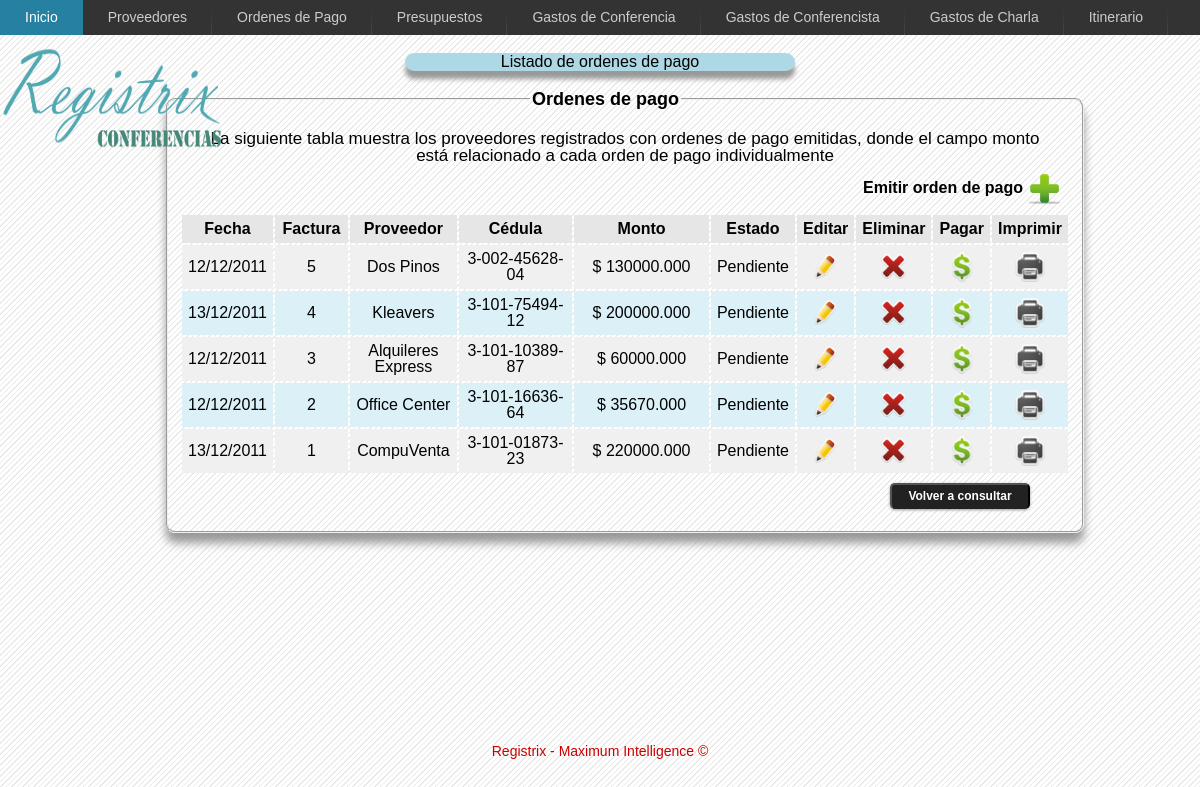
Page /ordenesDePago/mostrarOrdenesDePago.php on the committed database.
### tables this page shows
CREATE TABLE IF NOT EXISTS `torden_proveedor` (
  `id_orden` int(11) NOT NULL AUTO_INCREMENT,
  `id_proveedor` int(11) NOT NULL,
  `numero_factura` int(11) NOT NULL,
  `fecha` timestamp NOT NULL DEFAULT CURRENT_TIMESTAMP ON UPDATE CURRENT_TIMESTAMP,
  `monto_factura` float(9,3) NOT NULL,
  `orden_pagada` tinyint(1) DEFAULT NULL,
  PRIMARY KEY (`id_orden`),
  KEY `id_proveedor` (`id_proveedor`)
);

CREATE TABLE IF NOT EXISTS `tproveedor` (
  `id_proveedor` int(11) NOT NULL AUTO_INCREMENT,
  `nombre_proveedor` varchar(20) DEFAULT NULL,
  `razon_social` varchar(100) DEFAULT NULL,
  `cedula` varchar(20) DEFAULT NULL,
  `costo_servicio_referencia` float(9,3) DEFAULT NULL,
  `descripcion_servicio` text,
  PRIMARY KEY (`id_proveedor`)
);

### includes/conexion.php (called while the page is built, shortened)
<?php
class ConectarMySQL {
    public static function conexion() {
        $BaseDatos = "registrix";
        $Servidor = "localhost";
        $Usuario = "root";
        $Clave = "12345";
        @$conexion = mysql_connect($Servidor, $Usuario, $Clave);
        @$seleccionarBase = mysql_select_db($BaseDatos, $conexion);
        return $conexion;
    }
}
?>

### includes/fachadaOrdenesDePago.php (called while the page is built, shortened)
<?php
require_once ("conexion.php");
class fachadaOrdenesDePago {
    private $consultas;
    public function __construct() {
        $this->consultas = array();
    }
    public function mostrarOrdenesDePago() {
        $sql = "SELECT id_orden, DATE_FORMAT(fecha,'%d/%m/%Y') fecha, numero_factura, p.id_proveedor, nombre_proveedor, cedula, monto_factura 'monto',
				CASE orden_pagada WHEN 1 THEN 'Pagada' ELSE 'Pendiente' END orden
                FROM tproveedor p, torden_proveedor op
                WHERE p.id_proveedor = op.id_proveedor
                ORDER BY numero_factura DESC ";
		$mostrarOrdenes = mysql_query($sql, ConectarMySQL::conexion());
		while ($ordenesDePago = mysql_fetch_assoc($mostrarOrdenes)) {
			$this->consultas[] = $ordenesDePago;
		}
		return $this->consultas;
    }
}
?>

### ordenesDePago/mostrarOrdenesDePago.php (the view, shortened to what this page needs)
<?php
require_once("../includes/fachadaOrdenesDePago.php");
?>
<!DOCTYPE html PUBLIC "-//W3C//DTD HTML 4.01 Transitional//EN" "http://www.w3.org/TR/html4/loose.dtd">
<html>
	<head>
		<link rel="stylesheet" type="text/css" href="../css/ordenesDePago/styles_query.css" />
	</head>
	<body>
		<?php
		include '..'.DIRECTORY_SEPARATOR.'includes'.DIRECTORY_SEPARATOR.'barra_navegacion_ordenesDePago.php';
		include '..'.DIRECTORY_SEPARATOR.'includes'.DIRECTORY_SEPARATOR.'imagen_registrix.php';
		?>
		<div class="wrapper">
			<div id="wrap">
				<div id="titulo">
					Listado de ordenes de pago
				</div>
				<br>
				<form id="ordenes_de_pago_a_proveedor" name="ordenes_de_pago_a_proveedor" method="post" action="mostrarOrdenesDePago.php">
					<fieldset>
						<legend>Ordenes de pago</legend>
							<table width="890" cellpadding="6">
							  <tr>
								<td colspan="10" align="center">
									<div id="descripcionOrdenDePago">
										La siguiente tabla muestra los proveedores registrados con ordenes de pago emitidas, donde el campo monto est&aacute; relacionado a cada orden de pago individualmente
									</div>
									<div id="nuevaOrdenDePago">
										Emitir orden de pago
									</div>
									<a href="emitirOrdenesDePago.php" title="Emitir nueva orden de pago"><img align="right" src="../imagenes/agregar.png" alt="emitir orden de pago" width="35" height="35"/></a>
								</td>
							  </tr>
							  <tr>
								<th width="60" align="center">Fecha</th>
								<th width="86" align="center">Factura</th>
								<th width="110" align="center">Proveedor</th>
								<th width="450" align="center">C&eacute;dula</th>
								<th width="400" align="center">Monto</th>
								<th width="60" align="center">Estado</th>
								<th width="5" align="center">Editar</th>
								<th width="5" align="center">Eliminar</th>
								<th width="5" align="center">Pagar</th>
								<th width="5" align="center">Imprimir</th>
							  </tr>
							  <?php
							  $color='#DBF1F7';
							  $mostrarOrdenes = new fachadaOrdenesDePago();
							  $registro = $mostrarOrdenes->mostrarOrdenesDePago();
							  for ($i=0;$i<count($registro);$i++) {
							  $color=('#F0F0F0'==$color)?'#DBF1F7':'#F0F0F0';
							  ?>
							  <tr bgcolor="<?php echo $color ?>">
								<td align="center"><?php echo $registro[$i]['fecha']; ?></td>
								<td align="center"><?php echo $registro[$i]['numero_factura']; ?></td>
								<td align="center"><?php echo $registro[$i]['nombre_proveedor']; ?></td>
								<td align="center"><?php echo $registro[$i]['cedula']; ?></td>
								<td align="center"><?php echo "$ ".$registro[$i]['monto']; ?></td>
								<td align="center"><?php echo $registro[$i]['orden']; ?></td>
								<?php if ($registro[$i]['orden'] == 'Pendiente') { ?>
									<td align="center"><a href="editarOrdenesDePago.php?id_orden=<?php echo $registro[$i]['id_orden']; ?>&id_proveedor=<?php echo $registro[$i]['id_proveedor']; ?>" title="Editar orden de pago"><img src="../imagenes/editar.png" alt="editar orden" width="25" height="25"/></a></td>
									<td align="center"><a href="#" onclick="borrarOrdenDePago(<?php echo $registro[$i]['id_orden']; ?>);" title="Borrar orden de pago"><img src="../imagenes/borrar.png" alt="borrar orden" width="25" height="25"/></a></td>
									<td align="center"><a href="#" onclick="pagarOrdenDePago(<?php echo $registro[$i]['id_orden']; ?>);" title="Pagar orden de pago"><img src="../imagenes/pagar.png" alt="pagar orden" width="30" height="30"/></a></td>
									<td align="center"><img src="../imagenes/no_imprimir.png" alt="pagar orden" width="30" height="30"/>
								<?php }?>
							  </tr>
							  <?php } ?>
							  <tr>
								<td>
								<br />
								<br />
									<input id="enviar" type="submit" value="Volver a consultar">
								</td>
							  </tr>
							</table>
					</fieldset>
				</form>
					<div id="registro">
						<table>
							<tr>
								<td>
								</td>
							</tr>
						</table>
					</div>
			</div>
		</div>
		<div class="footer">
			<p>Registrix - Maximum Intelligence &copy;</p>
		</div>
	</body>
</html>

### css/ordenesDePago/styles_query.css (style rules this page uses)
body { font-family: "Trebuchet MS", Geneva, Arial, Helvetica, sans-serif; background-image: url("../../imagenes/fondo.gif"); }
form { padding:1px; display:block; width:400px; margin-left: 165px; text-align:left; }
legend { font-family: "Trebuchet MS", Geneva, Arial, Helvetica, sans-serif; font-weight: bold; font-size: 18px; border:1px silver; color: black; margin-left: 350px; }
input,select { margin:-30px; font-family: "Trebuchet MS", Geneva, Arial, Helvetica, sans-serif; font-size: 12px; display: block; width: 200px; margin-left: 270px; }
fieldset { float: left; width: 100%; display: block; line-height: 1; -moz-border-radius: 9px; -webkit-border-radius: 9px; -moz-box-shadow: 0 10px 10px #999; -webkit-box-shadow: 0 10px 10px #999; }
th { background-color: #E6E6E6; }
#titulo { margin: 0 auto 0 auto; width:390px; color: black; -moz-border-radius: 10px; -webkit-border-radius: 10px; -moz-box-shadow: 0 8px 5px #999; -webkit-box-shadow: 0 8px 5px #999; background-color:lightblue; text-align:center; }
#nuevaOrdenDePago { position: absolute; margin:8px; margin-left: 675px; font-weight: bold }
#descripcionOrdenDePago { font-size: 17px; margin: 8px; text-align: center; }
#registro { position: absolute; font-weight: bold; margin: 0px; margin-left: 1120px; font-size: 17px; text-shadow: 0 2px 0 #ccc, 0 2px 0 #c9c9c9, 0 3px 0 #bbb, 0 4px 0 #b9b9b9, 0 5px 0 #aaa, 0 6px 1px rgba(0,0,0,.1), 0 0 5px rgba(0,0,0,.1), 0 1px 3px rgba(0,0,0,.3), 0 3px 5px rgba(0,0,0,.2), 0 5px 10px rgba(0,0,0,.25), 0 10px 10px rgba(0,0,0,.2), 0 20px 20px rgba(0,0,0,.15); }
#enviar { position: absolute; background: #222 repeat-x; display: inline-block; padding: 5px 10px 6px; color: #fff; text-decoration: none; font-weight: bold; line-height: 1; width: 140px; margin-left: 702px; text-align: center; -moz-border-radius: 5px; -webkit-border-radius: 5px; -moz-box-shadow: 0 1px 3px #999; -webkit-box-shadow: 0 1px 3px #999; text-shadow: 0 -1px 1px #222; border-bottom: 1px solid #222; cursor: pointer; }
* { margin: 0; }
html, body { height: 97%; }
.wrapper { min-height: 97%; height: auto !important; height: 97%; margin: 0 auto -4em; }
.footer, .push { height: 4em; }
.footer p { margin:0 auto 0 auto; text-align: center; line-height: 65px; color: #C00; font-size: 14px; }
.footer, .push { clear: both; }
#wrap { margin:0 auto 0 auto; width:1200px; }

### rows in the picture
torden_proveedor: fecha "12/12/2011", numero_factura "5", id_proveedor.nombre_proveedor "Dos Pinos", id_proveedor.cedula "3-002-45628-04", monto_factura "130000.000", orden "Pendiente"
torden_proveedor: fecha "13/12/2011", numero_factura "4", id_proveedor.nombre_proveedor "Kleavers", id_proveedor.cedula "3-101-75494-12", monto_factura "200000.000", orden "Pendiente"
torden_proveedor: fecha "12/12/2011", numero_factura "3", id_proveedor.nombre_proveedor "Alquileres Express", id_proveedor.cedula "3-101-10389-87", monto_factura "60000.000", orden "Pendiente"
torden_proveedor: fecha "12/12/2011", numero_factura "2", id_proveedor.nombre_proveedor "Office Center", id_proveedor.cedula "3-101-16636-64", monto_factura "35670.000", orden "Pendiente"
torden_proveedor: fecha "13/12/2011", numero_factura "1", id_proveedor.nombre_proveedor "CompuVenta", id_proveedor.cedula "3-101-01873-23", monto_factura "220000.000", orden "Pendiente"
